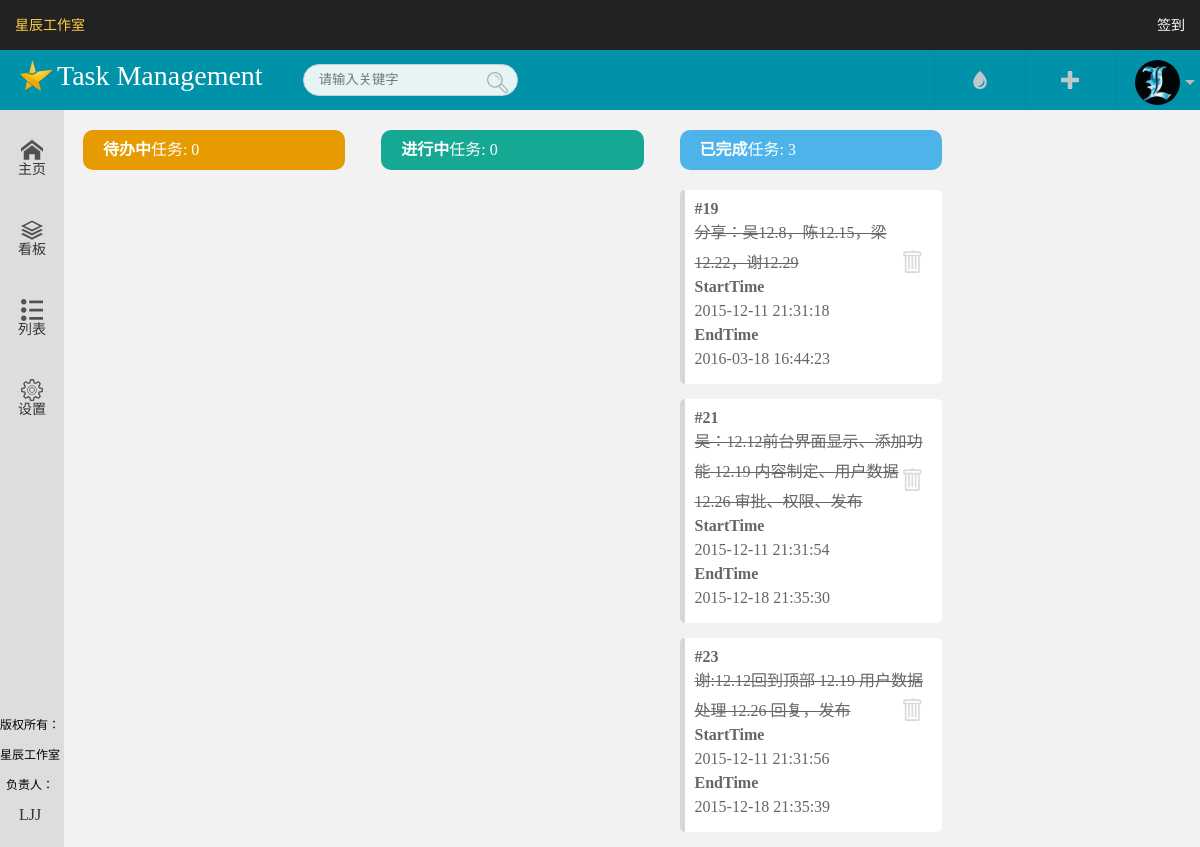
The app's page /TaskManagement/index.php with its own data.
### tables this page shows
CREATE TABLE IF NOT EXISTS `taskmanagment` (
  `TaskId` int(11) NOT NULL AUTO_INCREMENT,
  `TaskDescription` varchar(255) NOT NULL,
  `StartTime` datetime NOT NULL,
  `EndTime` datetime NOT NULL,
  `StatusId` char(1) NOT NULL,
  PRIMARY KEY (`TaskId`)
);

### TaskManagement/index.php (the view, shortened to what this page needs)
<?php
function select ($v){
		$sql="SELECT * FROM taskmanagment WHERE StatusId = '$v'";
		$result=mysql_query($sql);
		$data=array();
		while($row= mysql_fetch_array($result)){
			$data[]=$row;
		}
		return $data;
	}
$tasks=select('B');
$in_tasks=select('I');
$done=select('D');
 ?>
<!DOCTYPE html>
<html>
<head>
	<link rel="stylesheet" href="css/style.css" title="link1">
	<link rel="stylesheet" href="css/blue.css" disabled="disabled" title="link4">
	<link rel="stylesheet" href="css/green.css" disabled="disabled" title="link3">
	<link rel="stylesheet" href="css/orange.css" disabled="disabled" title="link2">
</head>
<body>
 <?php  include('../top.php') ?>
	<header class="header" id="header">
		<div class="topic">
			<h1>
				<a id="home" href="http://gzittc.net/" title="工作室首页">
					<img src="images/logo.png" alt="logo">
					<div class="text">Task Management</div>
				</a>
			</h1>
			<span class="from">
				<input type="text" placeholder="请输入关键字" name="keywords"/>
				<input class="sub" type="submit" name="submit" value="">
			</span>
			<ul class="top-right">
				<li class="sub-hover"><a href="#" title="主题"></a>
				</li>
				<li><a href="#" title="新建" id="add-task"></a>
				</li>
				<li>
					<a href="#" title="用户"><img src="images/user.jpg" alt="user"></a><span class="more"></span>
				</li>
			</ul>
		</div>
		<div class="aside-nav">
		<div class="aside-bg">
			<nav>
				<ul>
					<li><a href="http://star.gzittc.net/tasks/" title="主页">主页</a></li>
					<li><a href="index.php" title="看板">看板</a></li>
					<li><a href="#" title="列表">列表</a></li>
					<li><a href="#" title="设置">设置</a></li>
				</ul>
			</nav>
			<footer id="cpoytip"><p>版权所有：</p><p>星辰工作室</p><span>负责人：<p class="name">LJJ</p></span></footer>
		</div>
		</div>
	</header>
	<article class="content">
		<ul class="task-title task-wrap">
			<li class="one"><span class="fw">待办中</span>任务: <?php echo $B_num = count($tasks);?></li>
			<li class="two"><span class="fw">进行中</span>任务: <?php echo $I_num=count($in_tasks);?></li>
			<li class="three"><span class="fw">已完成</span>任务: <?php echo $D_num=count($done);?></li>
		</ul>
		<ul class="task-conter task-wrap">
			<li>
			</li>
			<li>
			</li>
			<li>
			<?php foreach($done as $D){ ?>
				<div class="date-up" id="<?php echo  $D['TaskId']; ?>">
					<h4>#<?php echo $D['TaskId'] ?></h4>
					<p class="line-height"><?php echo $D['TaskDescription']; ?></p>
					<h4 id="starttime">StartTime</h4>
					<p><?php echo $D['StartTime']; ?></p>
					<h4 id="endtime">EndTime</h4>
					<p><?php echo $D['EndTime']; ?></p>
					<a class="del" href="php/del.php?id=<?php echo $D['TaskId'];?>"title="删除"></a>
				</div>
				<?php } ?>
			</li>
		</ul>
	</article>
</body>
</html>

### TaskManagement/css/style.css (style rules this page uses)
* { padding:0;margin:0 }
a { text-decoration:none }
li,ul { list-style:none }
button,input,select,textarea { outline:0 }
body { font-size:14px;font-family:"微软雅黑";background-color:#f2f2f2; }
#home { color: #fff; }
.topic { width:100%;height:60px;color:#fff;background:#0092a8 }
.topic h1 { padding:10px 20px;font-weight:400;float:left;position:relative }
.topic h1 img { float:left;margin-right:5px; }
.topic .text { float:left }
.topic .from { line-height:60px;margin-left:20px;position:relative }
.topic .from input { width:213px;height:30px;background:rgba(255,255,255,.9);border:1px solid #ccc;border-radius:50px;text-indent:15px;outline:0 }
.topic .from .sub { width:30px;height:30px;background:0 0;border:none;background-image:url(../images/search.svg);background-position:center;background-repeat:no-repeat;-webkit-background-size:70%;background-size:70%;position:absolute;right:5px;top:-5px }
.top-right { float:right }
.top-right li { float:left;padding:0 20px;border:1px solid rgba(0,120,159,.3);border-top:0;border-bottom:0;margin-left:-1px;position:relative;cursor:pointer }
.top-right li:nth-child(2) { border-left:none }
.top-right li a { display:block;width:50px;height:60px;line-height:60px;background-image:url(../images/plus.svg);background-repeat:no-repeat;-webkit-background-size:35%;background-size:35%;background-position:center;text-align:center }
.top-right li:first-child a { background-image:url(../images/droplet.svg) }
.top-right li:last-child a { width:45px;height:45px;border-radius:100px;overflow:hidden;display:block;margin-top:10px }
.top-right li .more { color:#ccc;display:block;width:0;height:0;position:relative;top:-25px;left:50px;border-top:5px solid #bbb;border-left:5px dashed transparent;border-right:5px solid transparent;content:" " }
.top-right li:last-child { border:none }
.top-right li:last-child a img { max-width:100% }
.sub-hover { position:relative }
.aside-nav { width:64px;height:100%;background:#ddd;position:fixed;text-align:center }
.aside-nav li { width:100%;height:80px;line-height:120px;background-image:url(../images/home.svg);background-repeat:no-repeat;-webkit-background-size:35%;background-size:35%;background-position:center;text-align:center;cursor:pointer }
.aside-nav li:nth-child(2) { background-image:url(../images/stack.svg) }
.aside-nav li:nth-child(3) { background-image:url(../images/list.svg) }
.aside-nav li:nth-child(4) { background-image:url(../images/settings.svg) }
.aside-nav li a { color:#333 }
.aside-bg { position: relative;height: 100%; }
.aside-nav #cpoytip { font-size: 12px;position: absolute;bottom:15%;line-height: 30px; }
.aside-nav #cpoytip .name { font-size: 16px;color:#333; }
.content { padding-left:65px;width:80%;box-sizing:border-box; }
.content .task-wrap { display:-webkit-flex;display:-moz-flex;display:-ms-flex;display:-o-flex;display:flex;font-size:16px;color:#fff }
.fw { font-weight:800 }
.content .task-title .one { background:#e69b00 }
.content .task-title .two { background:#15a892 }
.content .task-title .three { background:#4eb3e9 }
.content .task-title li { flex:1;margin:20px 2%;float:left;height:40px;background:#ddd;line-height:40px;text-indent:20px;border-radius:10px }
.task-conter li { flex:1;width:25%;margin:0 2%;clear:both }
.task-conter li div { width:100%;padding:10px;color:#000;box-sizing:border-box;background:#fff;margin-bottom:15px;border-left:5px solid #d6d6d6;border-radius:5px;position:relative }
.del { position:absolute;right:20px;top:30%;width:20px;height:25px;background-image:url(../images/trashcan.svg);background-repeat:no-repeat;-webkit-background-size:100%;background-size:100%;cursor:pointer }
#starttime { color:#666 }
.task-conter li .date-up { color:#666 }
.task-conter .line-height { text-decoration:line-through }
.task-conter li div h4 { font-size:16px }
.task-conter li div p { line-height:30px }

### top.php (style rules this page uses)
* { margin: 0; padding: 0; list-style: none; text-decoration: none; color: inherit; }

### records on screen
taskmanagment: TaskId "19", TaskDescription "分享：吴12.8，陈12.15，梁12.22，谢12.29", StartTime "2015-12-11 21:31:18", EndTime "2016-03-18 16:44:23"
taskmanagment: TaskId "21", TaskDescription "吴：12.12前台界面显示、添加功能 12.19 内容制定、用户数据 12.26 审批、权限、发布", StartTime "2015-12-11 21:31:54", EndTime "2015-12-18 21:35:30"
taskmanagment: TaskId "23", TaskDescription "谢:12.12回到顶部 12.19 用户数据处理 12.26 回复，发布", StartTime "2015-12-11 21:31:56", EndTime "2015-12-18 21:35:39"

### other values on screen
$B_num = count($tasks) "0"
$I_num=count($in_tasks) "0"
$D_num=count($done) "3"
